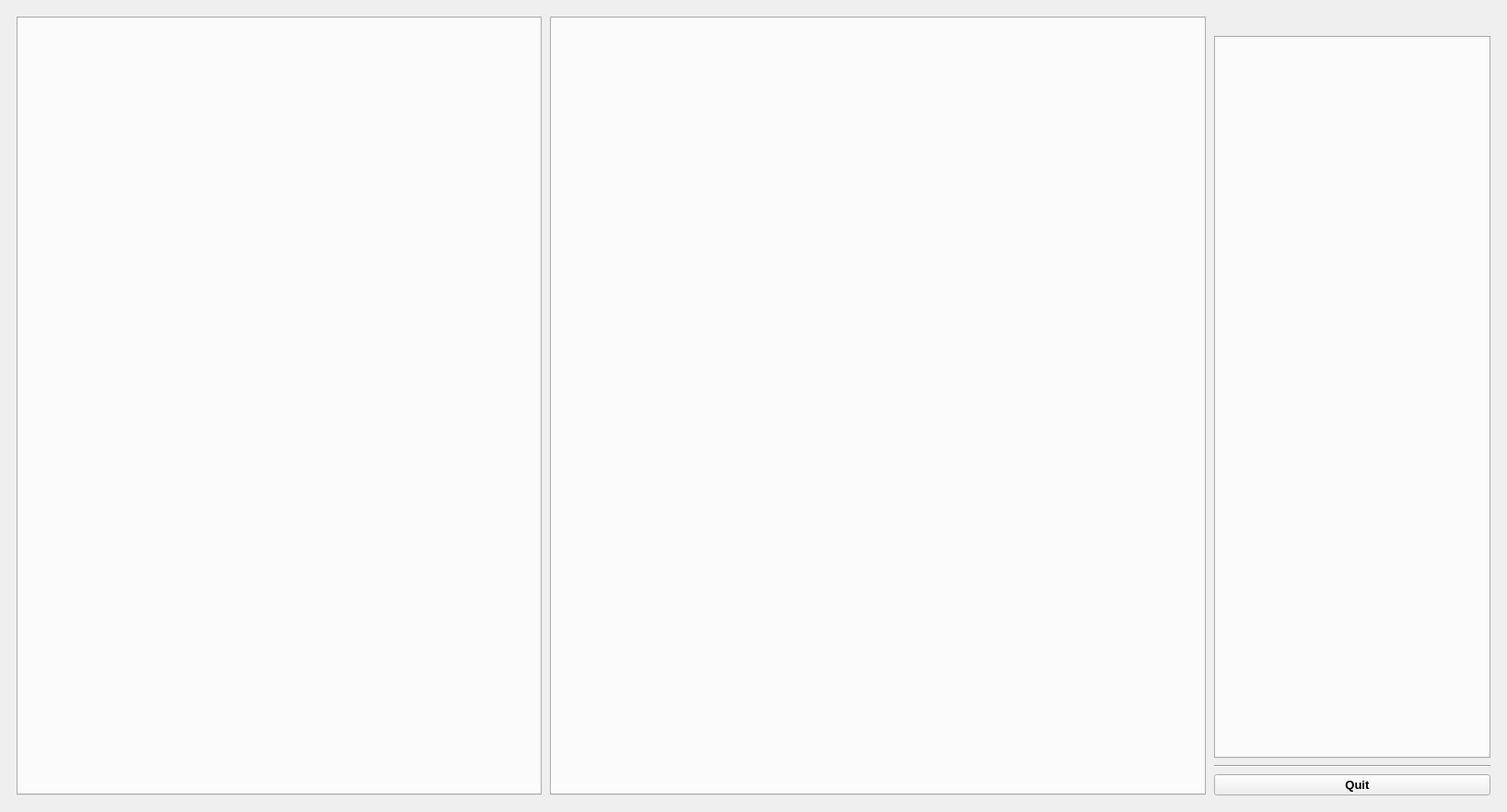
<?xml version="1.0" encoding="UTF-8"?>
<ui version="4.0">
 <class>MainWindow</class>
 <widget class="QMainWindow" name="MainWindow">
  <property name="geometry">
   <rect>
    <x>0</x>
    <y>0</y>
    <width>1636</width>
    <height>882</height>
   </rect>
  </property>
  <property name="sizePolicy">
   <sizepolicy hsizetype="Preferred" vsizetype="Preferred">
    <horstretch>0</horstretch>
    <verstretch>0</verstretch>
   </sizepolicy>
  </property>
  <property name="minimumSize">
   <size>
    <width>0</width>
    <height>0</height>
   </size>
  </property>
  <property name="baseSize">
   <size>
    <width>0</width>
    <height>0</height>
   </size>
  </property>
  <property name="font">
   <font>
    <pointsize>9</pointsize>
    <weight>50</weight>
    <bold>false</bold>
   </font>
  </property>
  <property name="windowTitle">
   <string>Infratec Thermal Monitoring</string>
  </property>
  <property name="windowIcon">
   <iconset>
    <normaloff>p.png</normaloff>p.png</iconset>
  </property>
  <property name="autoFillBackground">
   <bool>false</bool>
  </property>
  <property name="tabShape">
   <enum>QTabWidget::Rounded</enum>
  </property>
  <property name="dockNestingEnabled">
   <bool>false</bool>
  </property>
  <property name="unifiedTitleAndToolBarOnMac">
   <bool>false</bool>
  </property>
  <widget class="QWidget" name="centralwidget">
   <property name="font">
    <font>
     <pointsize>9</pointsize>
     <weight>50</weight>
     <italic>false</italic>
     <bold>false</bold>
    </font>
   </property>
   <layout class="QHBoxLayout" name="horizontalLayout_2">
    <property name="spacing">
     <number>9</number>
    </property>
    <item>
     <layout class="QHBoxLayout" name="horizontalLayout" stretch="4,5,1">
      <property name="leftMargin">
       <number>9</number>
      </property>
      <property name="topMargin">
       <number>9</number>
      </property>
      <property name="rightMargin">
       <number>9</number>
      </property>
      <property name="bottomMargin">
       <number>9</number>
      </property>
      <item>
       <layout class="QVBoxLayout" name="verticalLayout_2" stretch="7">
        <item>
         <widget class="QTabWidget" name="tabWidget">
          <property name="sizePolicy">
           <sizepolicy hsizetype="Expanding" vsizetype="Expanding">
            <horstretch>50</horstretch>
            <verstretch>0</verstretch>
           </sizepolicy>
          </property>
          <property name="minimumSize">
           <size>
            <width>300</width>
            <height>0</height>
           </size>
          </property>
          <property name="maximumSize">
           <size>
            <width>5000000</width>
            <height>16777215</height>
           </size>
          </property>
          <property name="font">
           <font>
            <pointsize>10</pointsize>
            <weight>50</weight>
            <italic>false</italic>
            <bold>false</bold>
           </font>
          </property>
          <property name="tabShape">
           <enum>QTabWidget::Rounded</enum>
          </property>
          <property name="currentIndex">
           <number>-1</number>
          </property>
         </widget>
        </item>
       </layout>
      </item>
      <item>
       <widget class="QTabWidget" name="tabWidget2">
        <property name="sizePolicy">
         <sizepolicy hsizetype="Expanding" vsizetype="Expanding">
          <horstretch>50</horstretch>
          <verstretch>0</verstretch>
         </sizepolicy>
        </property>
        <property name="minimumSize">
         <size>
          <width>300</width>
          <height>0</height>
         </size>
        </property>
        <property name="maximumSize">
         <size>
          <width>10000000</width>
          <height>16777215</height>
         </size>
        </property>
        <property name="font">
         <font>
          <italic>false</italic>
         </font>
        </property>
        <property name="tabShape">
         <enum>QTabWidget::Triangular</enum>
        </property>
        <property name="currentIndex">
         <number>-1</number>
        </property>
       </widget>
      </item>
      <item>
       <layout class="QVBoxLayout" name="verticalLayout" stretch="0,0,0,1">
        <property name="spacing">
         <number>7</number>
        </property>
        <property name="sizeConstraint">
         <enum>QLayout::SetNoConstraint</enum>
        </property>
        <item>
         <widget class="QLabel" name="lblLogo">
          <property name="frameShape">
           <enum>QFrame::NoFrame</enum>
          </property>
          <property name="lineWidth">
           <number>1</number>
          </property>
          <property name="text">
           <string/>
          </property>
          <property name="pixmap">
           <pixmap>p.png</pixmap>
          </property>
          <property name="alignment">
           <set>Qt::AlignCenter</set>
          </property>
         </widget>
        </item>
        <item>
         <widget class="QTabWidget" name="tabWidget3">
          <property name="sizePolicy">
           <sizepolicy hsizetype="Expanding" vsizetype="Expanding">
            <horstretch>50</horstretch>
            <verstretch>0</verstretch>
           </sizepolicy>
          </property>
          <property name="minimumSize">
           <size>
            <width>300</width>
            <height>0</height>
           </size>
          </property>
          <property name="maximumSize">
           <size>
            <width>10000000</width>
            <height>16777215</height>
           </size>
          </property>
          <property name="font">
           <font>
            <italic>false</italic>
           </font>
          </property>
          <property name="tabShape">
           <enum>QTabWidget::Triangular</enum>
          </property>
          <property name="currentIndex">
           <number>-1</number>
          </property>
         </widget>
        </item>
        <item>
         <widget class="Line" name="line_3">
          <property name="orientation">
           <enum>Qt::Horizontal</enum>
          </property>
         </widget>
        </item>
        <item>
         <widget class="QPushButton" name="btnQuit">
          <property name="enabled">
           <bool>true</bool>
          </property>
          <property name="sizePolicy">
           <sizepolicy hsizetype="Minimum" vsizetype="Fixed">
            <horstretch>0</horstretch>
            <verstretch>0</verstretch>
           </sizepolicy>
          </property>
          <property name="minimumSize">
           <size>
            <width>300</width>
            <height>0</height>
           </size>
          </property>
          <property name="maximumSize">
           <size>
            <width>300</width>
            <height>16777215</height>
           </size>
          </property>
          <property name="font">
           <font>
            <pointsize>10</pointsize>
            <weight>75</weight>
            <bold>true</bold>
           </font>
          </property>
          <property name="autoFillBackground">
           <bool>false</bool>
          </property>
          <property name="text">
           <string>   Quit</string>
          </property>
          <property name="icon">
           <iconset theme="application-exit">
            <normaloff>.</normaloff>.</iconset>
          </property>
          <property name="flat">
           <bool>false</bool>
          </property>
         </widget>
        </item>
       </layout>
      </item>
     </layout>
    </item>
   </layout>
  </widget>
 </widget>
 <resources/>
 <connections/>
</ui>
